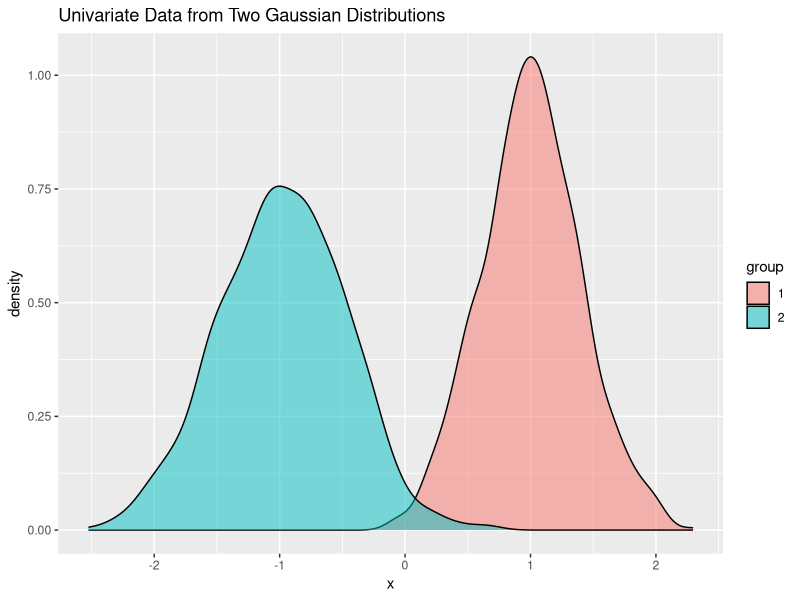
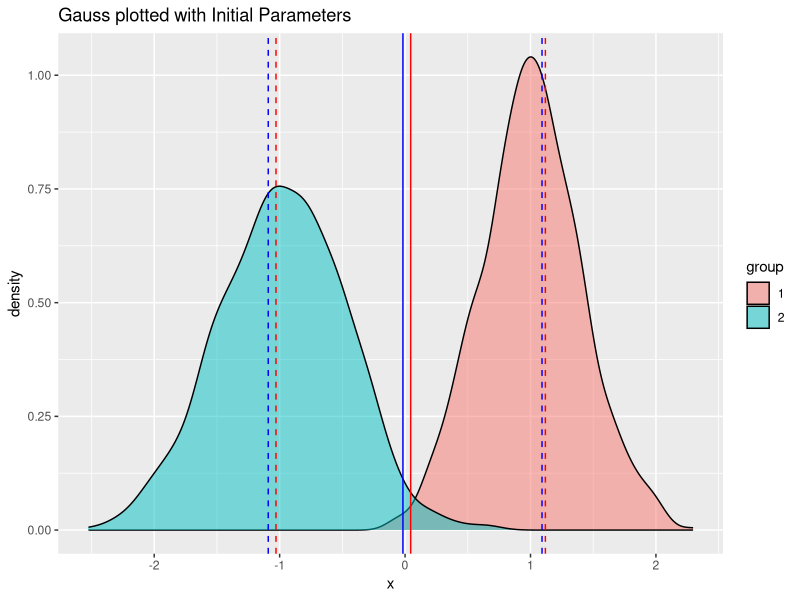
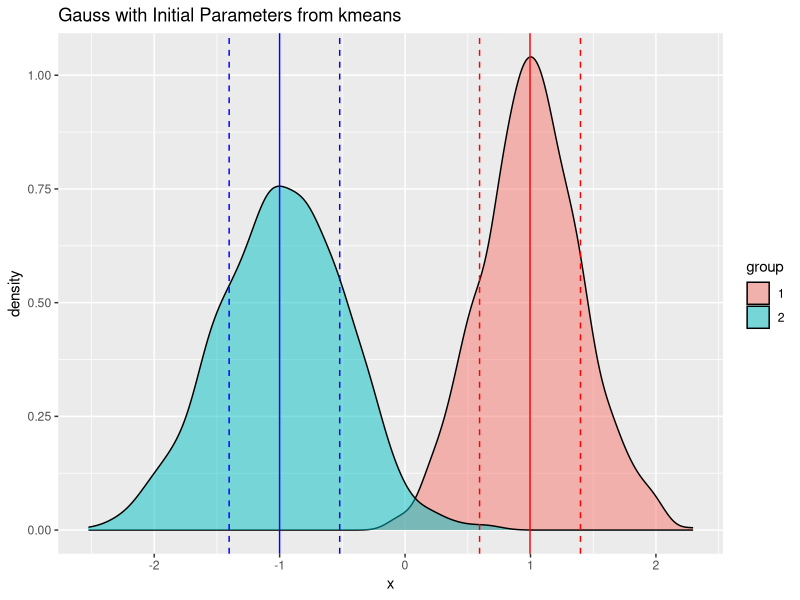
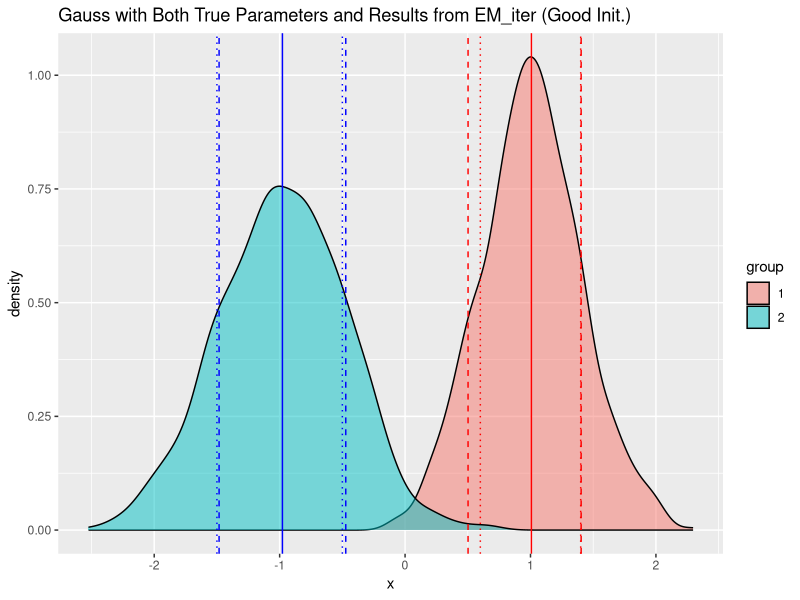
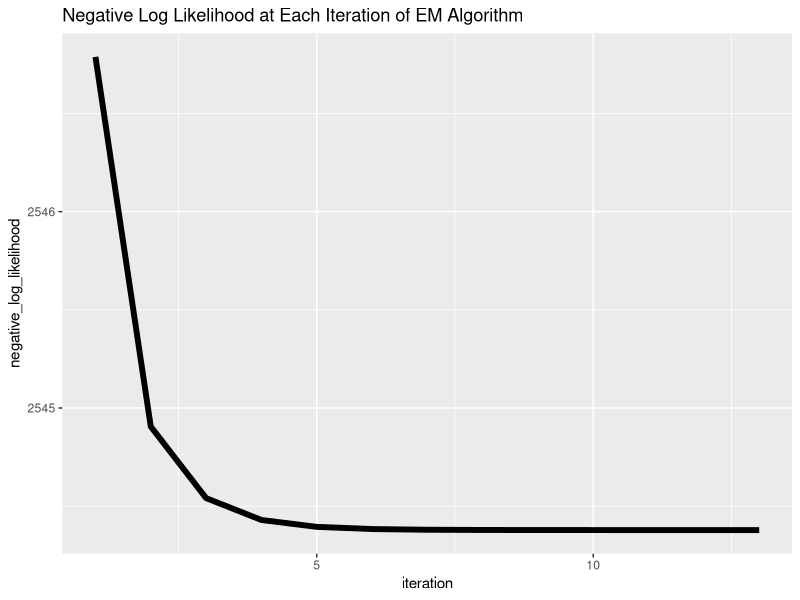
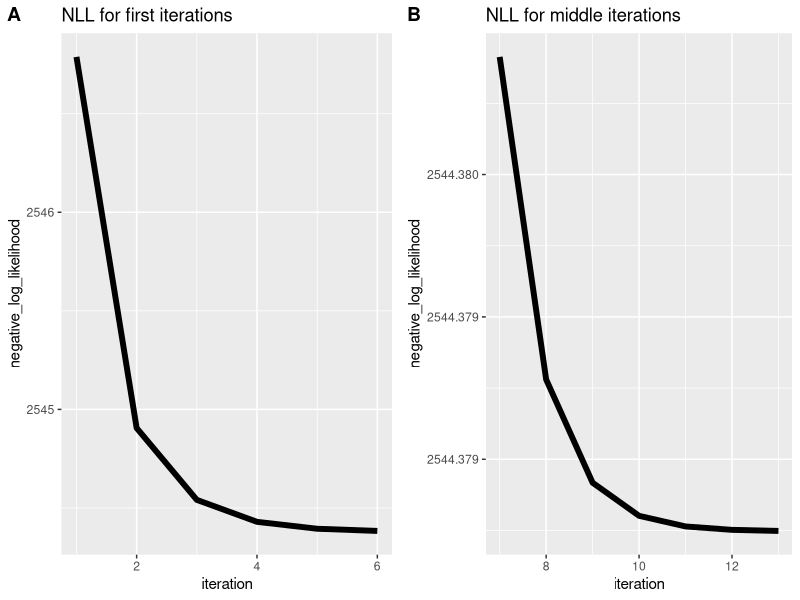
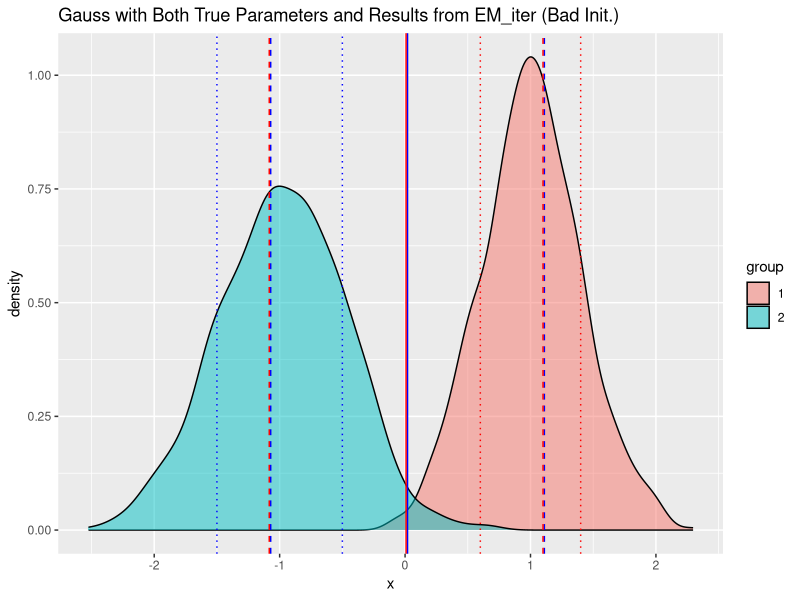
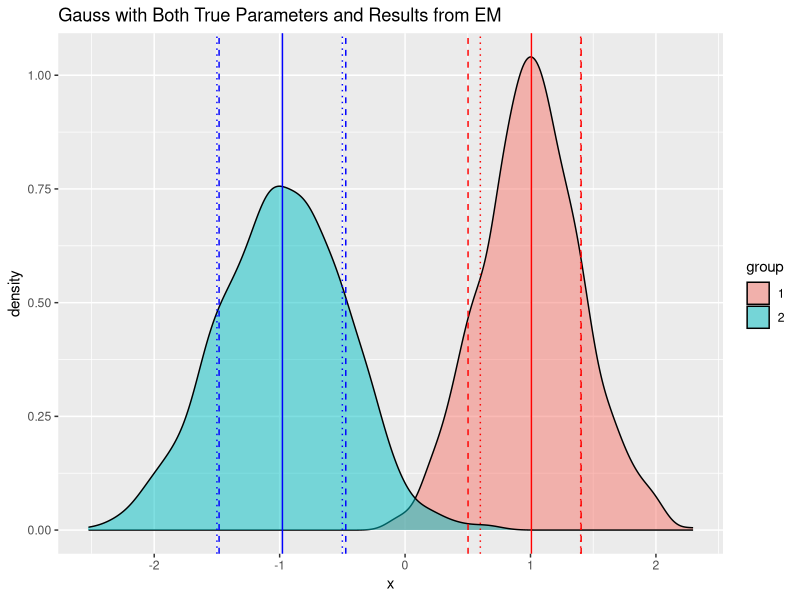

Generate these figures, in order, with R:
## ---- chunk 1
knitr::opts_chunk$set(echo = TRUE)
library(formatR)
knitr::opts_chunk$set(tidy.opts = list(width.cutoff = 55), tidy = TRUE)
## ---- chunk 2
# Set the seed for reproducibility
set.seed(123)

# Generate data from 2 different univariate Gaussian distributions
n <- 1000
Gauss_1 <- rnorm(n, 1, 0.4)
Gauss_2 <- rnorm(n, -1, 0.5)

# Combine the data into a single dataset and convert into a dataframe
Gauss <- c(Gauss_1, Gauss_2) 
Gauss <- data.frame(x = Gauss, group = as.factor( c(rep(1, n), rep(2, n)) ) )

# Plot the data using ggplot2
library(ggplot2)
ggplot(Gauss, aes(x, fill = group)) +
  geom_density(alpha = 0.5) +
  ggtitle("Univariate Data from Two Gaussian Distributions")
## ---- chunk 3
init_params_subset <- function(data, k){
  data <- data[sample(length(data))] # We shuffle the data
  
  # Initialize the mean
  mu <- aggregate(data, list(rep_len(1:k, length(data))), mean)[,-1]
  
  # Initialize the standard deviation
  sigma <- aggregate(data, list(rep_len(1:k, length(data))), sd)[,-1]
  
  # Initialize the weights
  weight <- rep(1/k, k)
  
  list(mu = mu, sigma = sigma, weight = weight)
}
## ---- chunk 4
par <- init_params_subset(Gauss[,-2], 2) ; par
ggplot(Gauss, aes(x, fill = group)) +
  geom_density(alpha = 0.5) +
  geom_vline(xintercept = par$mu[1], color = "red", linetype = "solid") +
  geom_vline(xintercept = par$mu[1] + par$sigma[1], color = "red", linetype = "dashed") +
  geom_vline(xintercept = par$mu[1] - par$sigma[1], color = "red", linetype = "dashed") +
  geom_vline(xintercept = par$mu[2], color = "blue", linetype = "solid") +
  geom_vline(xintercept = par$mu[2] + par$sigma[2], color = "blue", linetype = "dashed") +
  geom_vline(xintercept = par$mu[2] - par$sigma[1], color = "blue", linetype = "dashed") +
  ggtitle("Gauss plotted with Initial Parameters")
## ---- chunk 5
init_params_kmeans <- function(data, k){
  # We perform k means
  clusters <- kmeans(data, k)
  
  # Initialize the mean with the centers found with kmeans
  mu <- clusters$centers
  
  # Initialize the standard deviation by finding the standard deviation of each cluster
  sigma <- aggregate(data, list(clusters$cluster), sd)[,-1]
  
  # Initialize the weights
  weight <- rep(0, k)
  for(i in 1:k){
    weight[i] <- sum(clusters$cluster == i)/ length(data)
  }
  
  list(mu = mu, sigma = sigma, weight = weight)
}

init_params <- function(data, k, method = "subset"){
  if(method == "subset"){
    params <- init_params_subset(data, k)
  }
  else if(method == "kmeans"){
    params <- init_params_kmeans(data, k)
  }
  else{
    stop("Didn't give valid method for initializing parameters")
  }
  params
}
## ---- chunk 6
par <- init_params(Gauss[,-2], 2, method = "kmeans") ; par
ggplot(Gauss, aes(x, fill = group)) +
  geom_density(alpha = 0.5) +
  geom_vline(xintercept = par$mu[1], color = "red", linetype = "solid") +
  geom_vline(xintercept = par$mu[1] + par$sigma[1], color = "red", linetype = "dashed") +
  geom_vline(xintercept = par$mu[1] - par$sigma[1], color = "red", linetype = "dashed") +
  geom_vline(xintercept = par$mu[2], color = "blue", linetype = "solid") +
  geom_vline(xintercept = par$mu[2] + par$sigma[2], color = "blue", linetype = "dashed") +
  geom_vline(xintercept = par$mu[2] - par$sigma[1], color = "blue", linetype = "dashed") +
  ggtitle("Gauss with Initial Parameters from kmeans")
## ---- chunk 7
E_step <- function(data, mu, sigma, weight){
  k <- length(mu)
  n <- length(data)
  p <- matrix(NA, nrow= n, ncol= k)
  
  # Loop for each Gaussian
  for(i in 1:k){
    # Compute the probability of each data-point coming from Gaussian i given current parameters for Gaussian i
    p[,i] <- weight[i] * dnorm(data, mu[i], sigma[i])    
  }
  # For each data point sum probabilities of belonging to each Gaussian
  s <- rowSums(p)
  
  # We return the posterior
  p/s
}
## ---- chunk 8
post <- E_step(Gauss[,-2], par$mu, par$sigma, par$weight); head(post)
## ---- chunk 9
M_step <- function(data, posteriors){
  k <- ncol(posteriors)
  n <- length(data)
  
  mu <- rep(NA, k)
  sigma <- rep(NA, k)
  weight <- rep(NA, k)
  
  N <- colSums(posteriors)
  for(i in 1:k){
    # Update mu
    mu[i] <- sum(posteriors[,i] * data)  / N[i]
    
    # Update sigma
    sigma[i] <- sqrt( sum( posteriors[,i] * (data - mu[i])^2 ) / N[i] )
    
    # Update weights
    weight[i] <- N[i] / n
  }
  
  list(mu = mu, sigma = sigma, weight = weight)
}
## ---- chunk 10
par <- M_step(Gauss[,-2], post); par
## ---- chunk 11
neg_log_L <- function(data, mu, sigma, weight){
  k <- length(mu)
  lL <- 0
  for(i in 1:k){
   lL <- lL + ( weight[i] * dnorm(data, mu[i], sigma[i]) )
  }
  - sum( log(lL)  )
}
## ---- chunk 12
neg_log_L(Gauss[,-2], par$mu, par$sigma, par$weight)
## ---- chunk 13
EM_iter <- function(data, params, eps=0.00001, max_iter = 1000){
  iter <- 0
  prev_lL <-  Inf
  curr_lL <- neg_log_L(data, params$mu, params$sigma, params$weight)
  neg_log_liks <- rep(NA, max_iter)
  
  while (  (prev_lL - curr_lL > eps) & (iter < max_iter)  ) {
    posteriors <- E_step(data, params$mu, params$sigma, params$weight)
    params <- M_step(data, posteriors)
    
    prev_lL <- curr_lL
    curr_lL <- neg_log_L(data, params$mu, params$sigma, params$weight)
    iter <- iter +1
    neg_log_liks[iter] <- prev_lL
  }
  
  neg_log_liks[iter+1] <- curr_lL
  neg_log_liks <- neg_log_liks[!is.na(neg_log_liks)]
  min_neg_log_lik <- curr_lL
  if(min(neg_log_liks) != min_neg_log_lik){ warning("The minimum log likelihood achieved during optimization is not the last value of the negative log likelihood achieved") }
  
  list(params = params, neg_log_liks = neg_log_liks , min_neg_log_lik = min_neg_log_lik)
}
## ---- chunk 14
set.seed(123)
par <- init_params(Gauss[,-2], 2, method = "kmeans") 
out <- EM_iter(Gauss[,-2], par)
par <- out$params ; par
## ---- chunk 15
ggplot(Gauss, aes(x, fill = group)) +
  geom_density(alpha = 0.5) +
  geom_vline(xintercept = par$mu[1], color = "blue", linetype = "solid") +
  geom_vline(xintercept = par$mu[1] + par$sigma[1], color = "blue", linetype = "dashed") +
  geom_vline(xintercept = par$mu[1] - par$sigma[1], color = "blue", linetype = "dashed") +
  geom_vline(xintercept = -1 - 0.5, color = "blue", linetype = "dotted") +
  geom_vline(xintercept = -1 + 0.5, color = "blue", linetype = "dotted") +
  
  geom_vline(xintercept = par$mu[2], color = "red", linetype = "solid") +
  geom_vline(xintercept = par$mu[2] + par$sigma[2], color = "red", linetype = "dashed") +
  geom_vline(xintercept = par$mu[2] - par$sigma[1], color = "red", linetype = "dashed") +
  geom_vline(xintercept = 1 - 0.4, color = "red", linetype = "dotted") +
  geom_vline(xintercept = 1 + 0.4, color = "red", linetype = "dotted") +
  
  ggtitle("Gauss with Both True Parameters and Results from EM_iter (Good Init.)")
## ---- chunk 16
nll_over_iters <- data.frame(negative_log_likelihood = out$neg_log_liks ,iteration = 1:length(out$neg_log_liks) )
ggplot(nll_over_iters, aes(x = iteration, y= negative_log_likelihood)) +
  geom_line(color = "black", size = 2) +
  ggtitle("Negative Log Likelihood at Each Iteration of EM Algorithm")
## ---- chunk 17
library(cowplot)

first <- ggplot(nll_over_iters[1:6,], aes(x = iteration, y= negative_log_likelihood)) +
  geom_line(color = "black", size = 2) +
  ggtitle("NLL for first iterations")

second <- ggplot(nll_over_iters[7:nrow(nll_over_iters),], aes(x = iteration, y= negative_log_likelihood)) +
  geom_line(color = "black", size = 2) +
  ggtitle("NLL for middle iterations")

plot_grid(first , second, labels = "AUTO")
## ---- chunk 18
set.seed(84792)
par <- init_params(Gauss[,-2], 2) 
out <- EM_iter(Gauss[,-2], par)
par <- out$params; par
ggplot(Gauss, aes(x, fill = group)) +
  geom_density(alpha = 0.5) +
  geom_vline(xintercept = par$mu[1], color = "blue", linetype = "solid") +
  geom_vline(xintercept = par$mu[1] + par$sigma[1], color = "blue", linetype = "dashed") +
  geom_vline(xintercept = par$mu[1] - par$sigma[1], color = "blue", linetype = "dashed") +
  geom_vline(xintercept = -1 - 0.5, color = "blue", linetype = "dotted") +
  geom_vline(xintercept = -1 + 0.5, color = "blue", linetype = "dotted") +
  
  geom_vline(xintercept = par$mu[2], color = "red", linetype = "solid") +
  geom_vline(xintercept = par$mu[2] + par$sigma[2], color = "red", linetype = "dashed") +
  geom_vline(xintercept = par$mu[2] - par$sigma[1], color = "red", linetype = "dashed") +
  geom_vline(xintercept = 1 - 0.4, color = "red", linetype = "dotted") +
  geom_vline(xintercept = 1 + 0.4, color = "red", linetype = "dotted") +
  
  ggtitle("Gauss with Both True Parameters and Results from EM_iter (Bad Init.)")
## ---- chunk 19
EM <- function(data, k, iters = 50, init_method="subset", eps=0.00001, max_iter = 1000){
  best_lL <- Inf
  best_out <- NULL
  for(i in 1:iters){
    params <- init_params(data, k, method = init_method)
    out <- EM_iter(data, params, eps = eps, max_iter = max_iter) 
    if(out$min_neg_log_lik < best_lL){
      best_lL <- out$min_neg_log_lik
      best_out <- out
    }
  }
  best_out
}
## ---- chunk 20
set.seed(123) # So we are talking about the same thing!

out <- EM(Gauss[,-2], 2)
par <- out$params; par

ggplot(Gauss, aes(x, fill = group)) +
  geom_density(alpha = 0.5) +
  geom_vline(xintercept = par$mu[1], color = "blue", linetype = "solid") +
  geom_vline(xintercept = par$mu[1] + par$sigma[1], color = "blue", linetype = "dashed") +
  geom_vline(xintercept = par$mu[1] - par$sigma[1], color = "blue", linetype = "dashed") +
  geom_vline(xintercept = -1 - 0.5, color = "blue", linetype = "dotted") +
  geom_vline(xintercept = -1 + 0.5, color = "blue", linetype = "dotted") +
  
  geom_vline(xintercept = par$mu[2], color = "red", linetype = "solid") +
  geom_vline(xintercept = par$mu[2] + par$sigma[2], color = "red", linetype = "dashed") +
  geom_vline(xintercept = par$mu[2] - par$sigma[1], color = "red", linetype = "dashed") +
  geom_vline(xintercept = 1 - 0.4, color = "red", linetype = "dotted") +
  geom_vline(xintercept = 1 + 0.4, color = "red", linetype = "dotted") +
  
  ggtitle("Gauss with Both True Parameters and Results from EM")
## ---- chunk 21
# Set the seed for reproducibility
set.seed(123)

# Generate data from 5 different univariate Gaussian distributions
n1 <- 600
n2 <- 40
n3 <- 200
n4 <- 15
n5 <- 300
Gauss_1 <- rnorm(n1, 1, 0.25)
Gauss_2 <- rnorm(n2, -8, 2)
Gauss_3 <- rnorm(n3, -2, 1.3)
Gauss_4 <- rnorm(n4, 4, 1)
Gauss_5 <- rnorm(n5, 6, 0.5)

# Combine the data into a single dataset and convert into a dataframe
Gauss2 <- c(Gauss_1, Gauss_2, Gauss_3, Gauss_4, Gauss_5) 
Gauss2 <- data.frame(x = Gauss2, group = as.factor( c(rep(1, n1), rep(2, n2),  rep(3, n3),  rep(4, n4), rep(5, n5)) ) )

# Plot the data using ggplot2
library(ggplot2)
ggplot(Gauss2, aes(x, fill = group)) +
  geom_density(alpha = 0.5) +
  ggtitle("A More Complex Dataset")
## ---- chunk 22
set.seed(123) # So we are talking about the same thing!

out <- EM(Gauss2[,-2], 5)
par <- out$params; par

ggplot(Gauss2, aes(x, fill = group)) +
  geom_density(alpha = 0.5) +
  geom_vline(xintercept = par$mu[4], color = "blue", linetype = "solid") +
  geom_vline(xintercept = par$mu[4] + par$sigma[4], color = "blue", linetype = "dashed") +
  geom_vline(xintercept = par$mu[4] - par$sigma[4], color = "blue", linetype = "dashed") +
  geom_vline(xintercept = 4 - 1, color = "blue", linetype = "dotted") +
  geom_vline(xintercept = 4 + 1, color = "blue", linetype = "dotted") +
  
  geom_vline(xintercept = par$mu[1], color = "red", linetype = "solid") +
  geom_vline(xintercept = par$mu[1] + par$sigma[1], color = "red", linetype = "dashed") +
  geom_vline(xintercept = par$mu[1] - par$sigma[1], color = "red", linetype = "dashed") +
  geom_vline(xintercept = 1 - 0.25, color = "red", linetype = "dotted") +
  geom_vline(xintercept = 1 + 0.25, color = "red", linetype = "dotted") +
  
  geom_vline(xintercept = par$mu[5], color = "purple", linetype = "solid") +
  geom_vline(xintercept = par$mu[5] + par$sigma[5], color = "purple", linetype = "dashed") +
  geom_vline(xintercept = par$mu[5] - par$sigma[5], color = "purple", linetype = "dashed") +
  geom_vline(xintercept = 6 - 0.5, color = "purple", linetype = "dotted") +
  geom_vline(xintercept = 6 + 0.5, color = "purple", linetype = "dotted") +
  
  geom_vline(xintercept = par$mu[3], color = "green", linetype = "solid") +
  geom_vline(xintercept = par$mu[3] + par$sigma[3], color = "green", linetype = "dashed") +
  geom_vline(xintercept = par$mu[3] - par$sigma[3], color = "green", linetype = "dashed") +
  geom_vline(xintercept = -2 - 1.3, color = "green", linetype = "dotted") +
  geom_vline(xintercept = -2 + 1.3, color = "green", linetype = "dotted") +
  
  geom_vline(xintercept = par$mu[2], color = "yellow", linetype = "solid") +
  geom_vline(xintercept = par$mu[2] + par$sigma[2], color = "yellow", linetype = "dashed") +
  geom_vline(xintercept = par$mu[2] - par$sigma[2], color = "yellow", linetype = "dashed") +
  geom_vline(xintercept = -8 - 2, color = "yellow", linetype = "dotted") +
  geom_vline(xintercept = -8 + 2, color = "yellow", linetype = "dotted") +
  
  ggtitle("Gauss2 with Both True Parameters and Results from EM")
